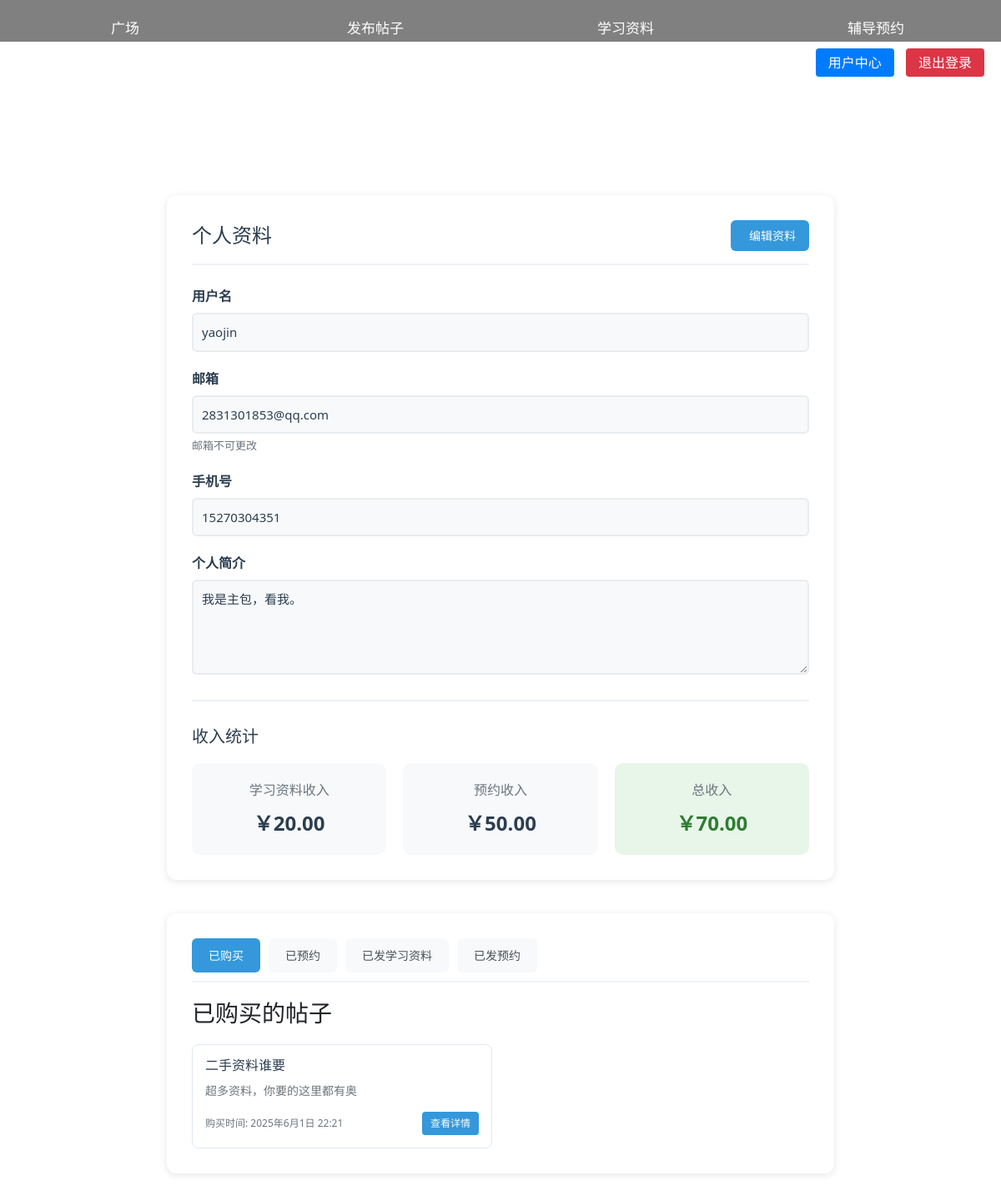
The page /user_center/profile/ (signed in) on the database its author committed.
### user_center/models.py (models this page shows, shortened)
class User(AbstractUser):
    gender = (
        ('male', '男'),
        ('female', '女'),
    )
    phone = models.CharField('手机号', max_length=11, blank=True, null=True)
    head = models.ImageField('头像', upload_to='images', default='/media/images/光遇背景.jpg', blank=True, null=True)
    sex = models.CharField('性别', max_length=32, choices=gender, default='男')
    bio = models.TextField('个人简介', max_length=500, blank=True, null=True)
    created_time = models.DateTimeField('注册时间', auto_now_add=True)
    update_time = models.DateTimeField('更新时间', auto_now=True)
    class Meta:
        ordering = ['created_time']
        verbose_name = '用户'
        verbose_name_plural = '用户'

### send_post/models.py (models this page shows, shortened)
class Purchase(models.Model):
    buyer = models.ForeignKey(User, on_delete=models.CASCADE, related_name='purchases')
    seller = models.ForeignKey(User, on_delete=models.CASCADE, related_name='sales')
    post = models.ForeignKey(StudyMaterialPost, on_delete=models.CASCADE, related_name='purchases')
    post_title = models.CharField(max_length=200)
    price = models.DecimalField(max_digits=10, decimal_places=2)
    purchase_time = models.DateTimeField(default=timezone.now)
    class Meta:
        ordering = ['-purchase_time']

class StudyMaterialPost(models.Model):
    id = models.AutoField(primary_key=True, verbose_name='帖子ID')
    title = models.CharField('标题', max_length=128)
    content = models.TextField('内容')
    subject = models.CharField('科目', max_length=64, choices=(
        ('math', '数学'),
        ('chinese', '语文'),
        ('english', '英语'),
        ('physics', '物理'),
        ('chemistry', '化学'),
        ('biology', '生物'),
        ('history', '历史'),
        ('geography', '地理'),
        ('politics', '政治'),
        ('other', '其他'),
    ))
    material_type = models.CharField('资料类型', max_length=32, choices=(
        ('document', '文档'),
        ('video', '视频'),
        ('link', '链接'),
        ('other', '其他'),
    ))
    price = models.DecimalField('价格', max_digits=10, decimal_places=2, default=Decimal('0.00'), help_text='请输入资料价格')
    image = models.ImageField('封面图片', upload_to='study_materials/images/', blank=True, null=True, help_text='建议上传一张资料相关的封面图片')
    file = models.FileField('附件', upload_to='study_materials/', blank=True, null=True)
    file_url = models.URLField('资料链接', max_length=500, blank=True, null=True, help_text='请输入资料的网络链接')
    author = models.ForeignKey(User, on_delete=models.CASCADE, verbose_name='作者')
    created_time = models.DateTimeField('创建时间', auto_now_add=True)
    update_time = models.DateTimeField('更新时间', auto_now=True)
    class Meta:
        ordering = ['-created_time']
        verbose_name = '学习资料'
        verbose_name_plural = '学习资料'

### user_center/views.py (the view, shortened to what this page needs)
# urls.py: path('profile/', views.profile, name='profile'),
def profile(request):
    if not request.session.get('is_authenticated'):
        return redirect('user_center:login')
    user = User.objects.get(id=request.session.get('user_id'))
    shared_materials = StudyMaterialPost.objects.filter(author=user)
    shared_bookings = ReservationPost.objects.filter(author=user)
    materials_income = 0
    for material in shared_materials:
        purchase_count = Purchase.objects.filter(post=material).count()
        materials_income += material.price * purchase_count
    reservations_income = 0
    for booking in shared_bookings:
        reservation_count = Reservation.objects.filter(post=booking, status='active').count()
        reservations_income += booking.price * reservation_count
    total_income = materials_income + reservations_income
    purchased_posts = Purchase.objects.filter(buyer=user)
    booked_posts = Reservation.objects.filter(user=user)
    context = {
        'user': user,
        'purchased_posts': purchased_posts,
        'booked_posts': booked_posts,
        'shared_materials': shared_materials,
        'shared_bookings': shared_bookings,
        'materials_income': materials_income,
        'reservations_income': reservations_income,
        'total_income': total_income
    }
    return render(request, 'user_center/profile.html', context)

### templates/user_center/profile.html (shortened to what this page needs)
{% extends 'base.html' %}
{% load static %}
{% block content %}
<div class="profile-container">
  <div class="header">
    <h2>个人资料</h2>
    <button type="button" id="editBtn" class="edit-btn">
       编辑资料
    </button>
  </div>
  <form id="profileForm" class="profile-form">
    <div class="form-group">
      <label for="username">用户名</label>
      <input type="text" id="username" name="username" value="{{ user.username }}" required disabled>
    </div>
    <div class="form-group">
      <label for="email">邮箱</label>
      <input type="email" id="email" value="{{ user.email }}" disabled>
      <small class="form-text">邮箱不可更改</small>
    </div>
    <div class="form-group">
      <label for="phone">手机号</label>
      <input type="tel" id="phone" name="phone" value="{{ user.phone }}" pattern="[0-9]{11}" required disabled>
    </div>
    <div class="form-group">
      <label for="bio">个人简介</label>
      <textarea id="bio" name="bio" rows="4" disabled>{{ user.bio }}</textarea>
    </div>
  </form>
  <div class="income-stats">
    <h3>收入统计</h3>
    <div class="income-grid">
      <div class="income-card">
        <div class="income-title">学习资料收入</div>
        <div class="income-amount">￥{{ materials_income }}</div>
      </div>
      <div class="income-card">
        <div class="income-title">预约收入</div>
        <div class="income-amount">￥{{ reservations_income }}</div>
      </div>
      <div class="income-card total">
        <div class="income-title">总收入</div>
        <div class="income-amount">￥{{ total_income }}</div>
      </div>
    </div>
  </div>
</div>
<div class="user-posts-container">
  <div class="posts-nav">
    <button class="post-nav-btn active" data-target="purchased">已购买</button>
    <button class="post-nav-btn" data-target="booked">已预约</button>
    <button class="post-nav-btn" data-target="shared-materials">已发学习资料</button>
    <button class="post-nav-btn" data-target="shared-bookings">已发预约</button>
  </div>
  <div class="posts-content">
    <div id="purchased" class="post-section active">
      <h3>已购买的帖子</h3>
      <div class="posts-grid">
        {% for post in purchased_posts %}
        <div class="post-card">
          <h4>{{ post.post.title }}</h4>
          <p>{{ post.post.content|truncatewords:20 }}</p>
          <div class="post-meta">
            <span>购买时间: {{ post.purchase_time }}</span>
            <a href="{% url 'square:post_detail' post_type='studymaterialpost' post_id=post.post.id %}"
              class="view-btn">查看详情</a>
          </div>
        </div>
        {% empty %}
        <p class="no-posts">暂无已购买的帖子</p>
        {% endfor %}
      </div>
    </div>
  </div>
</div>
{% endblock %}

### templates/user_center/profile.html (style rules this page uses)
.profile-container { max-width: 800px; margin: 40px auto; padding: 30px; background-color: #ffffff; border-radius: 12px; box-shadow: 0 2px 10px rgba(0, 0, 0, 0.1); }
.header { display: flex; justify-content: space-between; align-items: center; margin-bottom: 25px; padding-bottom: 15px; border-bottom: 2px solid #eef2f7; }
.header h2 { color: #2c3e50; font-size: 24px; margin: 0; }
.edit-btn { padding: 8px 16px; background-color: #3498db; color: white; border: none; border-radius: 6px; font-size: 14px; cursor: pointer; transition: background-color 0.3s; display: flex; align-items: center; gap: 6px; }
.form-group { margin-bottom: 20px; }
.form-group label { display: block; color: #2c3e50; font-weight: 600; margin-bottom: 8px; }
.form-group input, .form-group textarea { width: 100%; padding: 10px; border: 2px solid #e1e8ef; border-radius: 6px; font-size: 15px; color: #2c3e50; transition: all 0.3s ease; background-color: #fff; }
.form-group input:disabled, .form-group textarea:disabled { background-color: #f8f9fa; cursor: not-allowed; border-color: #e9ecef; }
.form-text { display: block; margin-top: 5px; color: #6c757d; font-size: 13px; }
.user-posts-container { max-width: 800px; margin: 20px auto 40px; padding: 30px; background-color: #ffffff; border-radius: 12px; box-shadow: 0 2px 10px rgba(0, 0, 0, 0.1); }
.posts-nav { display: flex; gap: 10px; margin-bottom: 20px; border-bottom: 2px solid #eef2f7; padding-bottom: 10px; }
.post-nav-btn { padding: 10px 20px; border: none; border-radius: 6px; background-color: #f8f9fa; color: #495057; cursor: pointer; transition: all 0.3s; font-size: 14px; }
.post-nav-btn.active { background-color: #3498db; color: white; }
.post-section { display: none; }
.post-section.active { display: block; }
.posts-grid { display: grid; grid-template-columns: repeat(auto-fill, minmax(250px, 1fr)); gap: 20px; margin-top: 20px; }
.post-card { padding: 15px; border: 1px solid #e1e8ef; border-radius: 8px; transition: all 0.3s; }
.post-card h4 { margin: 0 0 10px; color: #2c3e50; font-size: 16px; }
.post-card p { color: #6c757d; font-size: 14px; margin: 0 0 15px; }
.post-meta { display: flex; justify-content: space-between; align-items: center; font-size: 12px; color: #6c757d; }
.view-btn { padding: 5px 10px; background-color: #3498db; color: white; text-decoration: none; border-radius: 4px; font-size: 12px; transition: background-color 0.3s; }
.income-stats { margin-top: 30px; padding-top: 30px; border-top: 2px solid #eef2f7; }
.income-stats h3 { color: #2c3e50; font-size: 20px; margin-bottom: 20px; }
.income-grid { display: grid; grid-template-columns: repeat(auto-fit, minmax(200px, 1fr)); gap: 20px; }
.income-card { background-color: #f8f9fa; border-radius: 10px; padding: 20px; text-align: center; transition: transform 0.3s ease; }
.income-card.total { background-color: #e8f5e9; }
.income-title { color: #6c757d; font-size: 16px; margin-bottom: 10px; }
.income-amount { color: #2c3e50; font-size: 24px; font-weight: bold; }
.income-card.total .income-amount { color: #2e7d32; }

### rows shown on the page
User: username "yaojin", email "2831301853@qq.com", phone "15270304351", bio "我是主包，看我。"
Purchase: post "二手资料谁要", post.content "超多资料，你要的这里都有奥", purchase_time "2025年6月1日 22:21"

### other values the page prints
{{ materials_income }} "20.00"
{{ reservations_income }} "50.00"
{{ total_income }} "70.00"
